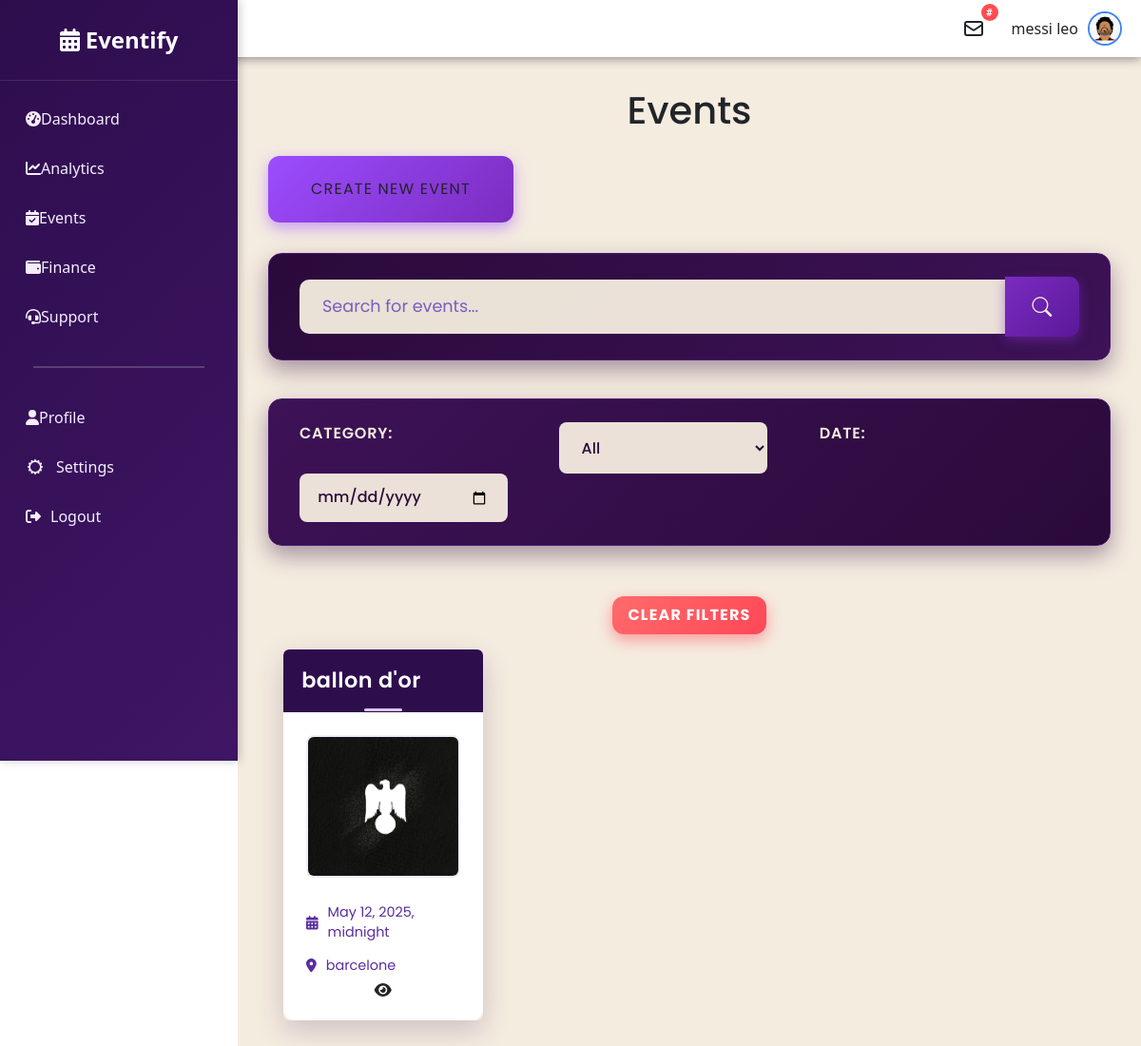
Screenshot of /event/ (signed in) with the database file from the repository.
### base/models.py (models this page shows, shortened)
class Organiser(AbstractUser):
    username = models.CharField(max_length=150, unique=True)
    password = models.CharField(max_length=128)
    email = models.EmailField(unique=True)
    first_name = models.CharField(max_length=30)
    last_name = models.CharField(max_length=30)
    phone = models.CharField(max_length=15, null=True, blank=True)
    date_joined = models.DateTimeField(auto_now_add=True, null=True)
    date_updated = models.DateTimeField(auto_now=True, null=True)
    profile_picture = models.ImageField(upload_to='profile_pictures/', null=True, blank=True)
    organiser_website = models.URLField(null=True, blank=True)
    organiser_birthday = models.DateField(null=True, blank=True)
    organiser_location = models.CharField(max_length=100, null=True, blank=True)
    organiser_bio = models.TextField(null=True, blank=True)
    LANGUAGE_CHOICES = [
        ('en', 'English'),
        ('es', 'Spanish'),
        ('fr', 'French'),
        ('de', 'German'),
        ('it', 'Italian'),
        ('pt', 'Portuguese'),
        ('ru', 'Russian'),
        ('zh', 'Chinese'),
        ('ja', 'Japanese'),
        ('ko', 'Korean'),
        ('ar', 'Arabic'),
    ]
    language = models.CharField(max_length=2, choices=LANGUAGE_CHOICES, default='en')
    primary_color = models.CharField(max_length=7, default='#4285f4')  # Hex color code

class Event(models.Model):
    STATUS_CHOICES = [
        ('upcoming', 'Upcoming'),
        ('completed', 'Completed'),
        ('cancelled', 'Cancelled'),
    ]
    organizer = models.ForeignKey(Organiser, on_delete=models.CASCADE, related_name='events', null=True, blank=True)
    title = models.CharField(max_length=200)
    description = models.TextField()
    date = models.DateTimeField()
    location = models.CharField(max_length=200)
    categories = models.ManyToManyField(Category)
    status = models.CharField(max_length=20, choices=STATUS_CHOICES, default='upcoming')
    created_at = models.DateTimeField(auto_now_add=True)
    main_image = models.ImageField(upload_to='event_images/', null=True, blank=True)

### base/views.py (the view)
# urls.py: path('event/', views.event, name='event'),
@organizer_required
def event(request):
    search_query = request.GET.get('search', '')
    category_filter = request.GET.get('category', 'all')
    date_filter = request.GET.get('date', '')
    events = Event.objects.filter(organizer=request.user).select_related('organizer').prefetch_related('categories')
    if search_query:
        events = events.filter(
            Q(title__icontains=search_query) | Q(description__icontains=search_query)
        )
    if category_filter and category_filter != 'all':
        events = events.filter(categories__name__iexact=category_filter)
    if date_filter:
        events = events.filter(date__date=date_filter)
    categories = Category.objects.all()
    context = {
        'events': events,
        'categories': categories,
        'page_title': 'Events - Eventify',
        'search_query': search_query,
        'category_filter': category_filter,
        'date_filter': date_filter,
    }
    return render(request, "base/events.html", context)

### base/context_processors.py (called while the page is built)
def clock_widget(request):
    casablanca_tz = pytz.timezone('Africa/Casablanca')
    now = datetime.now(casablanca_tz)
    return {
        'current_time': now.strftime('%H:%M:%S'),
        'current_date': now.strftime('%A, %B %d, %Y'),
        'weather_temp': '24°C',
        'weather_location': 'Casablanca'
    }

def site_title(request):
    return {
        'site_title': "Eventify",
    }

### base/templates/base/events.html (shortened to what this page needs)
{% extends 'base/base.html' %}
{% load static %}
{% block content %}
<h1>Events</h1>
<div class="create-event-btn">
    <a href="{% url 'create-event' %}" class="btn">Create New Event</a>
</div>
<form method="GET" action="{% url 'event' %}" id="filterForm">
    <div class="search-bar">
        <input type="text" name="search" placeholder="Search for events..." value="{{ search_query }}">
        <button type="submit" >
            <i class="bi bi-search"></i>
        </button>
    </div>
    <div class="filter">
        <label for="category">Category:</label>
        <select id="category" name="category" onchange="this.form.submit()">
            <option value="all" {% if category_filter == 'all' %}selected{% endif %}>All</option>
        </select>
        <label for="date">Date:</label>
        <input type="date" id="date" name="date" value="{{ date_filter }}" onchange="this.form.submit()">
    </div>
    <div style="text-align: center; margin-top: 1rem;">
        <button type="button" id="clearFiltersBtn" style="padding: 0.5rem 1rem;">Clear Filters</button>
    </div>
</form>
<div class="event-cards-container">
    {% for i in events %}
        {% include 'base/event_card.html' %}
    {% empty %}
        <p>No events found matching your criteria.</p>
    {% endfor %}
</div>
{% endblock %}

### base/templates/base/user_header.html (shortened to what this page needs)
{% load static %}
<header class="app-header">
    <div class="header-controls">
        <div class="mail-icon" id="mail-icon">
            <svg xmlns="http://www.w3.org/2000/svg" fill="none" viewBox="0 0 24 24" stroke="currentColor">
                <path stroke-linecap="round" stroke-linejoin="round" stroke-width="2" d="M3 8l7.89 5.26a2 2 0 002.22 0L21 8M5 19h14a2 2 0 002-2V7a2 2 0 00-2-2H5a2 2 0 00-2 2v10a2 2 0 002 2z" />
            </svg>
                <span class="mail-badge">#</span>
        </div>
        <div class="user-profile">
            <span class="user-name">{{ user.last_name }} {{ user.first_name }}</span>
            <a href="{% url 'profile' %}">
                <img src="{% if user.profile_picture %}{{ user.profile_picture.url }}{% else %}{% static 'base/images/profile-def.png' %}{% endif %}"
                     alt="User" class="user-avatar">
            </a>
        </div>
    </div>
</header>
<link rel="stylesheet" href="{% static 'base/css/user_header.css' %}">

### base/templates/base/event_card.html
{% load static %}
<div class="event-card card">
    <div class="card-header">
        <h2>{{ i.title }}</h2>
    </div>
    <div class="card-body">
        {% if i.main_image %}
            <img src="{{ i.main_image.url }}" alt="{{ i.title }}" class="event-image">
        {% else %}
            <img src="{% static 'base/images/default_main_image.jpg' %}" alt="{{ i.title }}" class="event-image">
        {% endif %}
        <p class="card-info"><i class="fas fa-calendar-alt"></i> {{ i.date }}</p>
        <p class="card-info"><i class="fas fa-map-marker-alt"></i> {{ i.location }}</p>
        <a href="{% url 'event-detail' i.pk %}" class="fas fa-eye">View More</a>
    </div>
</div>

### static/base/css/base.css (style rules this page uses)
body, html { margin: 0; padding: 0; width: 100%; }

### static/base/css/sidebar.css (style rules this page uses)
:root { --sidebar-width: 250px; --sidebar-bg: linear-gradient(135deg, #2E0D4D 0%, #3E1665 100%); --sidebar-active-bg: linear-gradient(45deg, #6E3AAB 0%, #8D5ACD 100%); --sidebar-text: #F5EDFF; --sidebar-hover: #1A0933; --transition-speed: 0.3s; }
body { font-family: 'Poppins', sans-serif; background-color: white; overflow-x: hidden; }

### static/base/css/dashboard.css (style rules this page uses)
:root { --primary-purple: #5A2D9F; --dark-purple: #2E0D4D; --light-purple: #F8F5FF; --accent-purple: #D8C5FF; --success: #28a745; --warning: #ffc107; --danger: #dc3545; --text-dark: #2E0D4D; --text-light: #FFFFFF; --shadow: 0 4px 12px rgba(90, 45, 159, 0.1); }

### static/base/css/register.css (style rules this page uses)
.btn { padding: 0.75rem 1.5rem; border-radius: 8px; font-weight: 500; font-size: 1rem; cursor: pointer; transition: all 0.2s; border: none; }

### static/base/css/event.css (style rules this page uses)
.search-bar, .filter { background-color: gradient(135deg, #2a0a3a 0%, #3d1257 100%); padding: 1.5rem 2rem; border-radius: 14px; margin-bottom: 2.5rem; box-shadow: 0 10px 25px rgba(42, 10, 58, 0.4); }
.search-bar { display: flex; align-items: center; background: linear-gradient(135deg, #2a0a3a 0%, #3d1257 100%); border: 1px solid #4a1d6e; transition: box-shadow 0.3s ease; }
.search-bar input { flex: 1; padding: 1rem 1.5rem; border: none; border-radius: 10px 0 0 10px; background-color: rgba(245, 236, 224, 0.95); font-size: 1.1rem; font-weight: 500; color: #2a0a3a; line-height: 1.4; transition: background-color 0.3s ease, box-shadow 0.3s ease; }
.search-bar input::placeholder { color: #7a5dbf; font-weight: 400; }
.search-bar button { padding: 1rem 1.8rem; background: linear-gradient(135deg, #7b2cbf 0%, #5a189a 100%); color: #F5ECE0; border: none; border-radius: 0 10px 10px 0; cursor: pointer; transition: background 0.3s ease, transform 0.2s ease; font-size: 1.1rem; font-weight: 600; box-shadow: 0 4px 12px rgba(123, 44, 191, 0.5); }
.search-bar button i { font-size: 1.3rem; }
.filter { display: grid; grid-template-columns: repeat(auto-fit, minmax(220px, 1fr)); border-radius: 14px; margin-bottom: 2.5rem; box-shadow: 0 10px 25px rgba(42, 10, 58, 0.4); background-color: rgba(245, 236, 224, 0.95); background: linear-gradient(135deg, #3d1257 0%, #2a0a3a 100%); border: 1px solid #4a1d6e; transition: box-shadow 0.3s ease; }
.filter label { color: #F5ECE0; font-weight: 600; margin-bottom: 0.6rem; display: block; font-size: 1rem; text-transform: uppercase; letter-spacing: 0.8px; }
.filter select, .filter input { width: 80%; padding: 0.9rem 1.2rem; border: none; border-radius: 8px; background-color: rgba(245, 236, 224, 0.95); color: #2a0a3a; font-size: 1rem; font-weight: 500; line-height: 1.4; transition: background-color 0.3s ease, box-shadow 0.3s ease; }
.filter select::placeholder, .filter input::placeholder { color: #7a5dbf; font-weight: 400; }
.create-event-btn { display: inline-block; padding: 1rem 2rem; background: linear-gradient(135deg, #9c4dff 0%, #7b2cbf 100%); color: #F5ECE0; border: none; border-radius: 12px; cursor: pointer; font-weight: 700; text-transform: uppercase; font-size: 1.2rem; text-decoration: none; letter-spacing: 1.2px; transition: all 0.3s ease; margin-top: 1rem; margin-bottom: 2rem; box-shadow: 0 6px 16px rgba(156, 77, 255, 0.5); }
#clearFiltersBtn { background: linear-gradient(135deg, #ff6b6b 0%, #ff4757 100%); color: #fff; border: none; border-radius: 12px; cursor: pointer; font-weight: 700; text-transform: uppercase; letter-spacing: 1.2px; transition: all 0.3s ease; padding: 0.5rem 1rem; font-size: 1rem; box-shadow: 0 6px 16px rgba(255, 71, 87, 0.5); margin-top: 0.8rem; }

### static/base/css/event_detail.css (style rules this page uses)
h1 { text-align: center; color: #2c3e50; margin-bottom: 2rem; font-size: 2.5rem; }
.btn { display: inline-block; font-weight: 600; text-align: center; white-space: nowrap; vertical-align: middle; user-select: none; border: 1px solid transparent; padding: 0.5rem 1rem; font-size: 1rem; line-height: 1.5; border-radius: 0.375rem; transition: background-color 0.15s ease-in-out, border-color 0.15s ease-in-out; cursor: pointer; text-decoration: none; color: #fff; }

### static/base/css/support.css (style rules this page uses)
:root { --primary-color: #4361ee; --secondary-color: #3f37c9; --accent-color: #4cc9f0; --dark-color: #1a1a2e; --light-color: #f8f9fa; --success-color: #4ade80; --warning-color: #fbbf24; --danger-color: #f87171; --info-color: #60a5fa; --border-radius: 12px; --box-shadow: 0 4px 20px rgba(0, 0, 0, 0.08); }

### static/base/css/settings.css (style rules this page uses)
.btn { padding: 0.6rem 1.2rem; border: none; border-radius: 5px; cursor: pointer; font-size: 0.95rem; transition: all 0.3s ease; }

### rows the page displays
Organiser: last_name "messi", first_name "leo", profile_picture (picture)
Event: title "ballon d'or", main_image (picture), date "May 12, 2025, midnight", location "barcelone"
